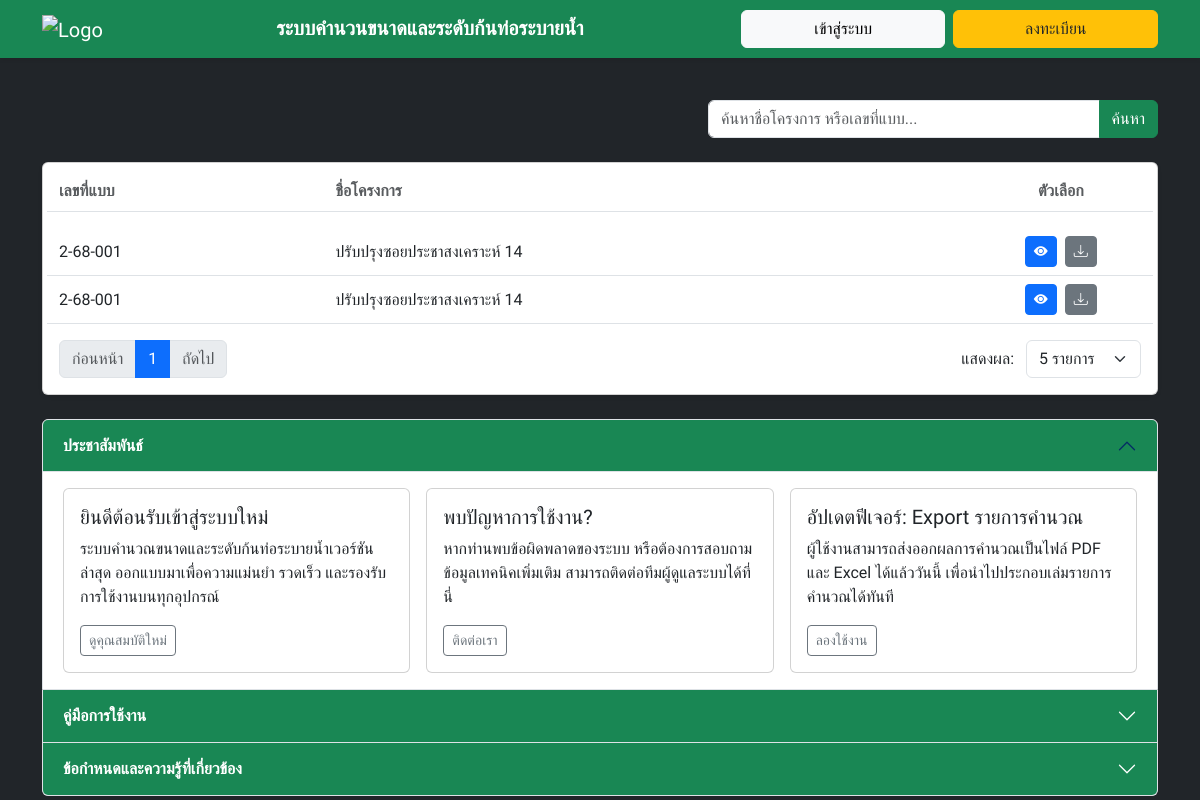
Page /main on the earlier database version.
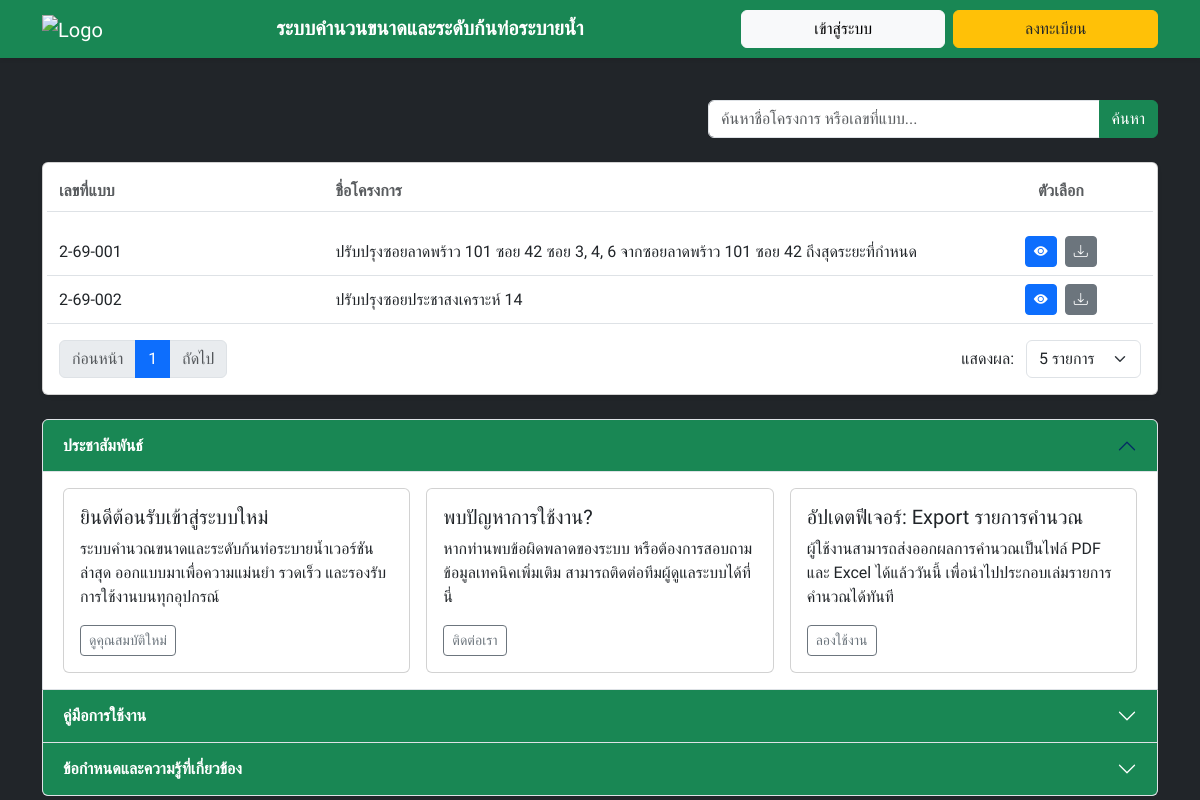
Same page on the later database version.
### app.py (models this page shows)
class Project(db.Model):
    id = db.Column(db.Integer, primary_key=True)
    project_name = db.Column(db.String(200), nullable=False)
    district = db.Column(db.String(100), nullable=False)
    year = db.Column(db.String(4), nullable=False)
    form_number = db.Column(db.String(50), nullable=False)
    original_level = db.Column(db.Float, nullable=False)
    improved_level = db.Column(db.Float, nullable=False)
    road_width = db.Column(db.Float, nullable=False)
    nearby_canal = db.Column(db.String(100))
    dredging_level = db.Column(db.Float)
    pump_influence = db.Column(db.String(100))
    cal_data = db.Column(db.Text)
    invert_data = db.Column(db.Text)
    map_data = db.Column(db.Text)
    design_data = db.Column(db.Text)
    user_id = db.Column(db.Integer, db.ForeignKey('user.id'), nullable=False)
    user = db.relationship('User', backref=db.backref('projects', lazy=True))

### app.py (the view)
@app.route('/main')
def main():
    page = request.args.get('page', 1, type=int)
    per_page = request.args.get('per_page', 5, type=int)
    search_query = request.args.get('q', '').strip()
    query = Project.query
    if search_query:
        query = query.filter(
            (Project.project_name.contains(search_query)) |
            (Project.form_number.contains(search_query))
        )
    pagination = query.order_by(Project.id.desc()).paginate(page=page, per_page=per_page, error_out=False)
    projects = pagination.items
    return render_template('main.html', projects=projects, pagination=pagination, per_page=per_page, search_query=search_query)

### app.py (called while the page is built)
@app.before_request
def log_request_info():
    print(f"Incoming Request: {request.method} {request.path}", flush=True)

### templates/main.html (shortened to what this page needs)
<!doctype html>
<html lang="th">
<head>
  <link href="https://cdn.jsdelivr.net/npm/bootstrap@5.3.3/dist/css/bootstrap.min.css" rel="stylesheet">
  <link rel="stylesheet" href="https://cdn.jsdelivr.net/npm/bootstrap-icons@1.11.3/font/bootstrap-icons.min.css">
</head>
<body class="bg-dark">
  <nav class="navbar navbar-expand-lg navbar-dark bg-success fixed-top shadow-sm py-2">
    <div class="container">
      <a class="navbar-brand" href="https://dds.bangkok.go.th">
        <img src="https://dds.bangkok.go.th/images/DDS_Logo_500.png" alt="Logo" style="height: 40px;">
      </a>
      <div class="collapse navbar-collapse" id="navbarContent">
        <div class="row w-100 align-items-center g-3 ms-auto">
          <div class="col-12 col-lg-7 text-center">
            <span class="h5 fw-bold text-white my-3 my-lg-0">
              ระบบคำนวนขนาดและระดับก้นท่อระบายน้ำ
            </span>
          </div>
          <div class="col-12 col-lg-5">
            <div class="row g-2">
              <div class="col-12 col-sm-6">
                <a href="{{ url_for('login') }}" class="btn btn-light w-100">เข้าสู่ระบบ</a>
              </div>
              <div class="col-12 col-sm-6">
                <a href="{{ url_for('register') }}" class="btn btn-warning text-dark w-100">ลงทะเบียน</a>
              </div>
            </div>
          </div>
        </div>
      </div>
    </div>
  </nav>
  <main class="container">
    <div class="d-flex justify-content-end mb-4">
      <form action="{{ url_for('main') }}" method="get" class="input-group" style="max-width: 450px;">
        <input type="text" name="q" class="form-control" placeholder="ค้นหาชื่อโครงการ หรือเลขที่แบบ..."
          value="{{ search_query }}">
        <button class="btn btn-success" type="submit">ค้นหา</button>
      </form>
    </div>
    <div class="card shadow-sm mb-4">
      <div class="card-body">
        <div class="row fw-bold border-bottom pb-2 mb-3 text-muted">
          <div class="col-4 col-md-3">เลขที่แบบ</div>
          <div class="col-8 col-md-7">ชื่อโครงการ</div>
          <div class="col-12 col-md-2 text-md-center mt-2 mt-md-0">ตัวเลือก</div>
        </div>
        {% if projects %}
        {% for project in projects %}
        <div class="row align-items-center py-2 border-bottom">
          <div class="col-4 col-md-3">{{ project.form_number }}</div>
          <div class="col-8 col-md-7">{{ project.project_name }}</div>
          <div class="col-12 col-md-2 text-md-center mt-2 mt-md-0">
            <a href="{{ url_for('report', project_id=project.id, mode='view') }}" class="btn btn-primary btn-sm me-1"
              target="_blank" title="ดูรายละเอียด"><i class="bi bi-eye-fill"></i></a>
            <a href="javascript:void(0);" onclick="printReport('{{ url_for('report', project_id=project.id) }}')"
              class="btn btn-secondary btn-sm" title="ดาวน์โหลด (PDF)"><i class="bi bi-download"></i></a>
          </div>
        </div>
        {% endfor %}
        {% else %}
        <div class="alert alert-info text-center mt-3">
          ไม่พบโครงการ
        </div>
        {% endif %}
        {% if projects %}
        <div class="row mt-3 align-items-center">
          <div class="col-md-6">
            <nav aria-label="Page navigation">
              <ul class="pagination mb-0">
                <li class="page-item {{ 'disabled' if not pagination.has_prev }}">
                  <a class="page-link"
                    href="{{ url_for('main', page=pagination.prev_num, per_page=per_page, q=search_query) if pagination.has_prev else '#' }}">ก่อนหน้า</a>
                </li>
                {% for page_num in pagination.iter_pages() %}
                {% if page_num %}
                <li class="page-item {{ 'active' if page_num == pagination.page }}">
                  <a class="page-link" href="{{ url_for('main', page=page_num, per_page=per_page, q=search_query) }}">{{
                    page_num
                    }}</a>
                </li>
                {% else %}
                <li class="page-item disabled"><span class="page-link">...</span></li>
                {% endif %}
                {% endfor %}
                <li class="page-item {{ 'disabled' if not pagination.has_next }}">
                  <a class="page-link"
                    href="{{ url_for('main', page=pagination.next_num, per_page=per_page, q=search_query) if pagination.has_next else '#' }}">ถัดไป</a>
                </li>
              </ul>
            </nav>
          </div>
          <div class="col-md-6 text-md-end mt-2 mt-md-0">
            <form action="{{ url_for('main') }}" method="get" class="d-inline-block">
              <label class="me-2">แสดงผล:</label>
              <select name="per_page" class="form-select d-inline-block w-auto" onchange="this.form.submit()">
                <option value="5" {{ 'selected' if per_page==5 }}>5 รายการ</option>
              </select>
            </form>
          </div>
        </div>
        {% endif %}
      </div>
    </div>
    <div class="accordion" id="infoAccordion">
      <div class="accordion-item">
        <h2 class="accordion-header" id="headingOne">
          <button class="accordion-button custom-accordion-button fw-bold" type="button" data-bs-toggle="collapse"
            data-bs-target="#collapseOne" aria-expanded="true" aria-controls="collapseOne">
            ประชาสัมพันธ์
          </button>
        </h2>
        <div id="collapseOne" class="accordion-collapse collapse show" aria-labelledby="headingOne"
          data-bs-parent="#infoAccordion">
          <div class="accordion-body">
            <div class="row g-3">
              <div class="col-md-4">
                <div class="card h-100">
                  <div class="card-body">
                    <h5 class="card-title">ยินดีต้อนรับเข้าสู่ระบบใหม่</h5>
                    <p class="card-text">ระบบคำนวณขนาดและระดับก้นท่อระบายน้ำเวอร์ชันล่าสุด ออกแบบมาเพื่อความแม่นยำ
                      รวดเร็ว และรองรับการใช้งานบนทุกอุปกรณ์</p>
                    <a href="#" class="btn btn-outline-secondary btn-sm">ดูคุณสมบัติใหม่</a>
                  </div>
                </div>
              </div>
              <div class="col-md-4">
                <div class="card h-100">
                  <div class="card-body">
                    <h5 class="card-title">พบปัญหาการใช้งาน?</h5>
                    <p class="card-text">หากท่านพบข้อผิดพลาดของระบบ หรือต้องการสอบถามข้อมูลเทคนิคเพิ่มเติม
                      สามารถติดต่อทีมผู้ดูแลระบบได้ที่นี่</p>
                    <a href="#" class="btn btn-outline-secondary btn-sm">ติดต่อเรา</a>
                  </div>
                </div>
              </div>
              <div class="col-md-4">
                <div class="card h-100">
                  <div class="card-body">
                    <h5 class="card-title">อัปเดตฟีเจอร์: Export รายการคำนวณ</h5>
                    <p class="card-text">ผู้ใช้งานสามารถส่งออกผลการคำนวณเป็นไฟล์ PDF และ Excel ได้แล้ววันนี้
                      เพื่อนำไปประกอบเล่มรายการคำนวณได้ทันที</p>
                    <a href="#" class="btn btn-outline-secondary btn-sm">ลองใช้งาน</a>
                  </div>
                </div>
              </div>
            </div>
          </div>
        </div>
      </div>
      <div class="accordion-item">
        <h2 class="accordion-header" id="headingTwo">
          <button class="accordion-button collapsed custom-accordion-button fw-bold" type="button"
            data-bs-toggle="collapse" data-bs-target="#collapseTwo" aria-expanded="false" aria-controls="collapseTwo">
            คู่มือการใช้งาน
          </button>
        </h2>
      </div>
      <div class="accordion-item">
        <h2 class="accordion-header" id="headingThree">
          <button class="accordion-button collapsed custom-accordion-button fw-bold" type="button"
            data-bs-toggle="collapse" data-bs-target="#collapseThree" aria-expanded="false"
            aria-controls="collapseThree">
            ข้อกำหนดและความรู้ที่เกี่ยวข้อง
          </button>
        </h2>
      </div>
    </div>
  </main>
</body>
</html>

### templates/main.html (style rules this page uses)
body { font-family: 'Sarabun', sans-serif; padding-top: 100px; }
.custom-accordion-button { background-color: #198754 !important; color: white !important; }

Differences in the rows shown:
removed Project: form_number "2-68-001", project_name "ปรับปรุงซอยประชาสงเคราะห์ 14"
added Project: form_number "2-69-001", project_name "ปรับปรุงซอยลาดพร้าว 101 ซอย 42 ซอย 3, 4, 6 จากซอยลาดพร้าว 101 ซอย 42 ถึงสุดระยะที่กำหนด"
changed Project "ปรับปรุงซอยประชาสงเคราะห์ 14": form_number "2-68-001" → "2-69-002"
